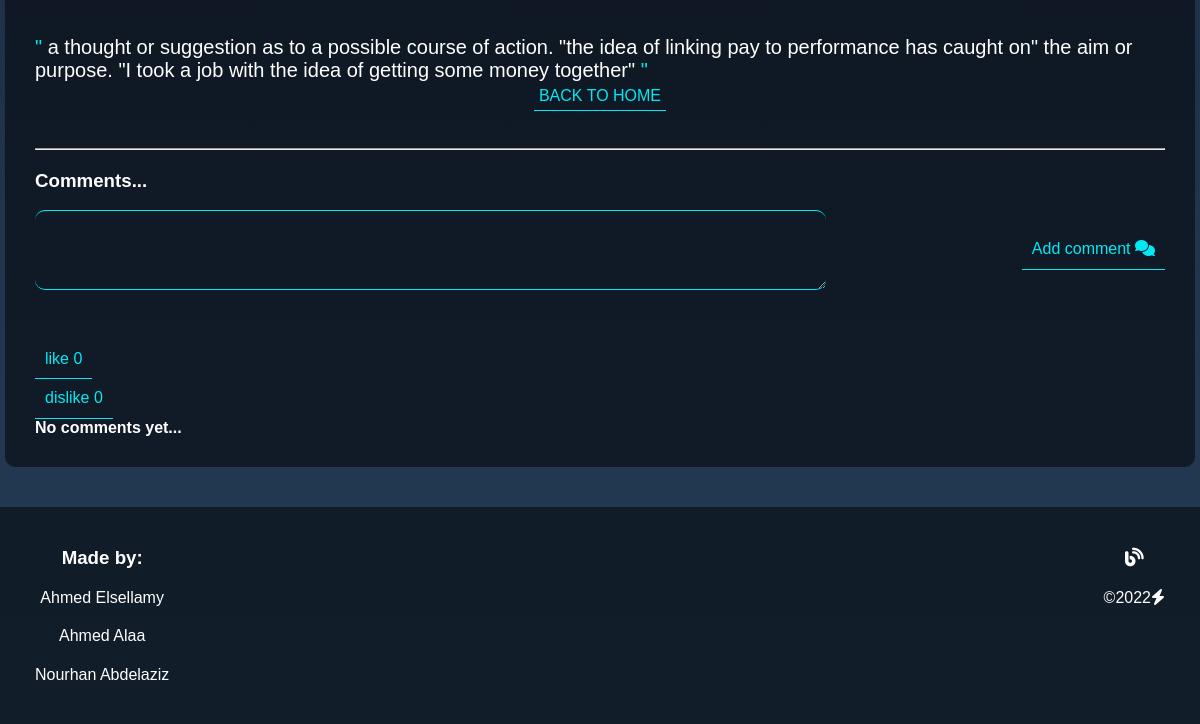
Page /categories/posts/28 (signed in, lower part) on the earlier database version.
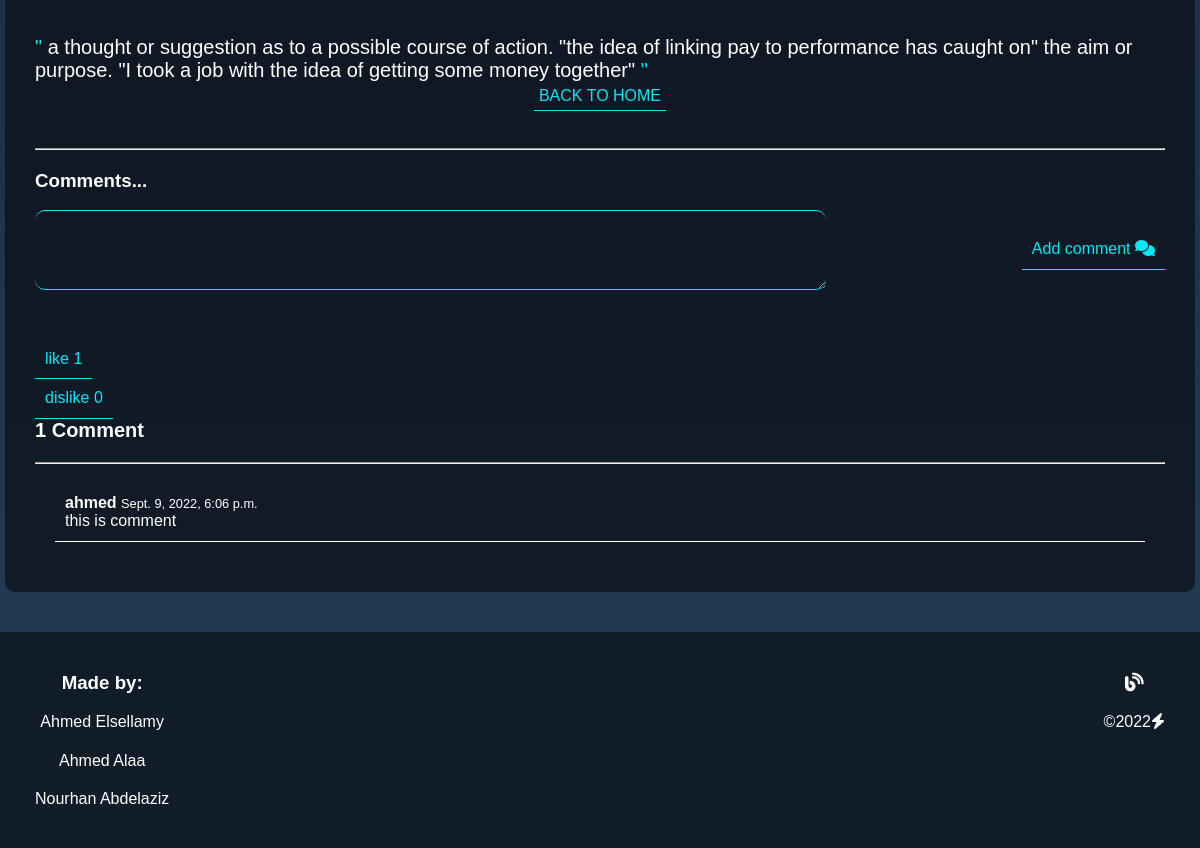
Same page on the later database version.
### categories/models.py (models this page shows, shortened)
class Post(models.Model):
    post_title = models.CharField(
        max_length=20, null=False, verbose_name='title')
    post_image = models.ImageField(
        upload_to='categories/post/images/', null=True, verbose_name='image')
    post_content = models.TextField(null=True)
    post_category_id = models.ForeignKey(
        Category, on_delete=models.CASCADE, null=True, verbose_name='category')
    tags = TaggableManager()
    post_user_id = models.ForeignKey(
        User, on_delete=models.CASCADE, null=True, verbose_name='user')
    post_created_at = models.DateTimeField(auto_now_add=True, null=True)
    post_updated_at = models.DateTimeField(auto_now=True, null=True)
    likes = models.ManyToManyField(User, related_name='likes', blank=True)
    dislikes = models.ManyToManyField(
        User, related_name='dislikes', blank=True)
    def get_image_url(self):
        return f"/media/{self.post_image}"
    def total_likes(self):
        return self.likes.count()
    def total_dis_likes(self):
        return self.dislikes.count()
    @property
    def number_of_comments(self):
        return Comment.objects.filter(comment_post_id=self).count()

class Comment(models.Model):
    comment_content = models.TextField(max_length=200)
    comment_post_id = models.ForeignKey(
        Post, related_name='comments', on_delete=models.CASCADE)
    comment_user_id = models.ForeignKey(User, on_delete=models.CASCADE)
    comment_time = models.DateTimeField(auto_now_add=True)
    class Meta:
        ordering = ['comment_time']

### categories/views.py (the view, shortened to what this page needs)
# urls.py: path('posts/<int:pk>', PostDetail.as_view(), name='post-details'),
class PostDetail(DetailView):
    model = Post
    template_name = 'categories/posts/post_details.html'
    def get_context_data(self, **kwargs):
        data = super().get_context_data(**kwargs)
        comments_connected = Comment.objects.filter(
            comment_post_id=self.get_object()).order_by('-comment_time')
        data['comments'] = comments_connected
        data['forbidden_words'] = ForbiddenWord.objects.all()
        if self.request.user.is_authenticated:
            data['form'] = CommentForm(instance=self.request.user)
        return data

### categories/forms.py
class CommentForm(forms.ModelForm):
    class Meta:
        model = Comment
        fields = ('comment_content',)

### categories/models.py (called while the page is built)
    def __str__(self):
        return self.forbidden_word

### templates/categories/posts/post_details.html (shortened to what this page needs)
{% extends 'global/base.html' %}
{% load static %}
{% block styles %}
<link rel="stylesheet" href="{% static 'categories/styles/post_details.css' %}">
{% endblock %}
{% block main %}
<main>
  <div class="container">
    <br><hr>
    <br><br>
    <img src="{{ post.get_image_url }}" alt="..."><br><br>
    <p class="post-content">{{ post.post_content }}</p>
    <a href="{% url 'home' %}">Back to home</a>
    <br><br><hr>
    <h3>Comments...</h2>
    <br>
    <div class="post-box">
      {% if user.is_authenticated %}
      <form method="post" novalidate class="comment-form">
          {% for field in form %}
            <div class="user-box">
              {{field}}
            </div>
          {% endfor %}
          <button type="submit">
              Add comment <i class="fas fa-comments"></i>
          </button>
      </form>
      {%if user in post.likes.all%}
      <form action = "{%url 'unlike-post' post.pk%}" method = 'POST'>
        {% csrf_token %}
        <button value = {{post.pk}} name = "unpost_like">unlike</button>
        <br>
    </form>
      {%elif user not in post.dislikes.all and user not in post.likes.all%}
      <form action = "{%url 'like-post' post.pk%}" method = 'POST'>
        <button value = {{post.pk}} name = "post_like">like {{post.total_likes}}</button>
        <br>
    </form>
    {%endif%}
    {%if user in post.dislikes.all %}
      <form action = "{%url 'undislike-post' post.pk%}" method = 'POST'>
        {% csrf_token %}
        <button value = {{post.pk}} name = "undspost_like">un dislike</button>
        <br>
    </form>
    {%elif user not in post.dislikes.all and  user not in post.likes.all%}
      <form action = "{%url 'dislike-post' post.pk%}" method = 'POST'>
        <button value = {{post.pk}} name = "post_dislike">dislike {{post.total_dis_likes}}</button>
        <br>
    </form>
    {%endif%}
      {% else %}
      <a href="{% url 'login' %}?next={{request.path}}">Log in to add a comment!</a><br>
      {% endif %}
    </div>
      <div class="comments-section">
        {% if comments %}
        <strong class="number">{{ object.number_of_comments }} Comment{{ object.number_of_comments|pluralize }}</strong>
        <hr>
        <ul>
          {% for comment in comments %}
          <li>
          <div>
              <span>
                <strong>{{ comment.comment_user_id }} </strong>
                <small>{{ comment.comment_time }}</small>
              </span>
              <p>
                {{ comment.comment_content|safe }}
              </p>
            </div>
          </li>
          {% endfor %}
        </ul>
        {% else %}
          <strong>No comments yet...</strong>
        {% endif %}
      </div>
</div>
</main>
{% endblock %}

Differences in the rows shown:
shown differently, row unchanged: Post: total_likes "0" → "1"; number_of_comments (not shown) → "1"
added Comment: comment_user_id "ahmed", comment_time "Sept. 9, 2022, 6:06 p.m.", comment_content "this is comment"
Other differences:
text no longer shown: "No comments yet..."
text now shown: "Comment"
